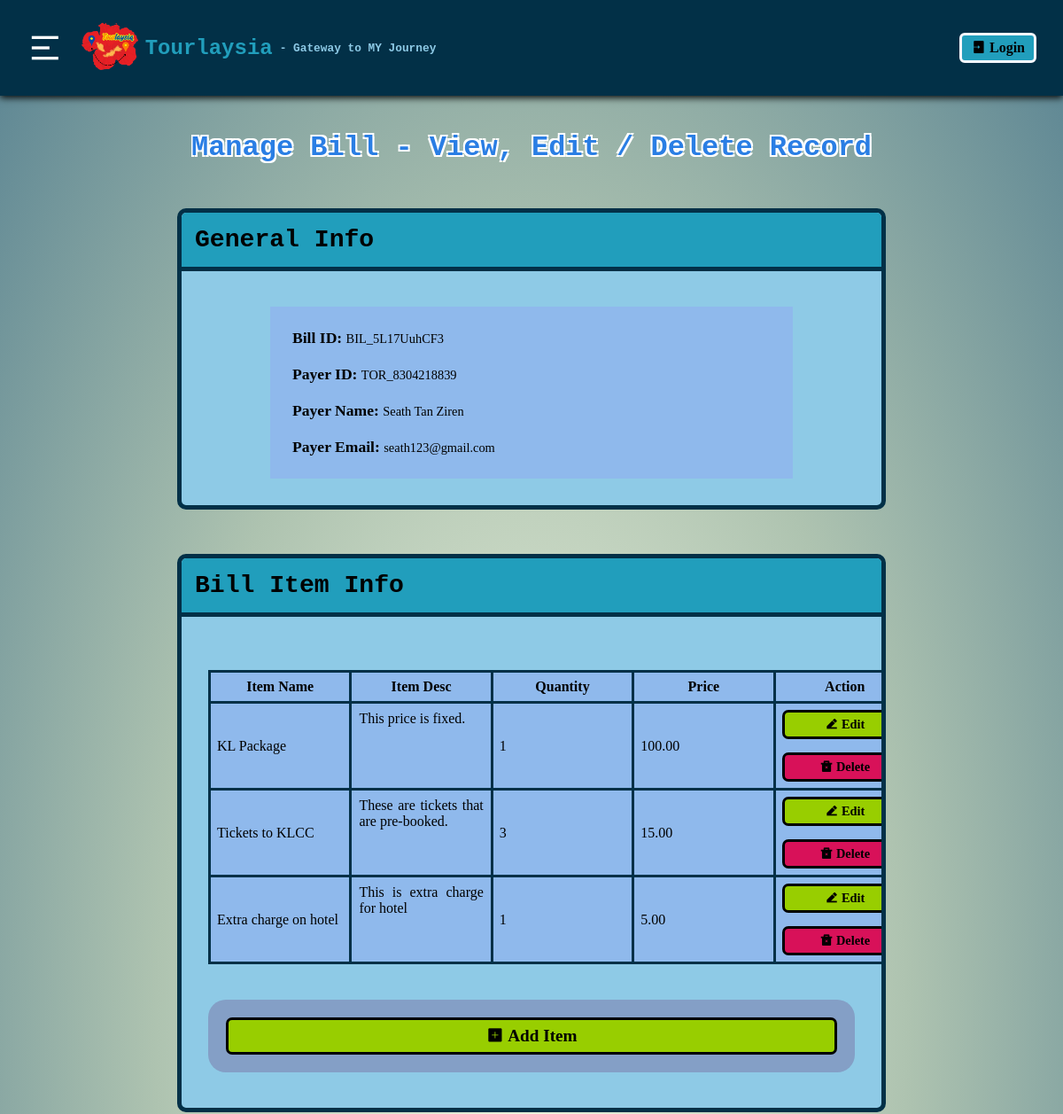
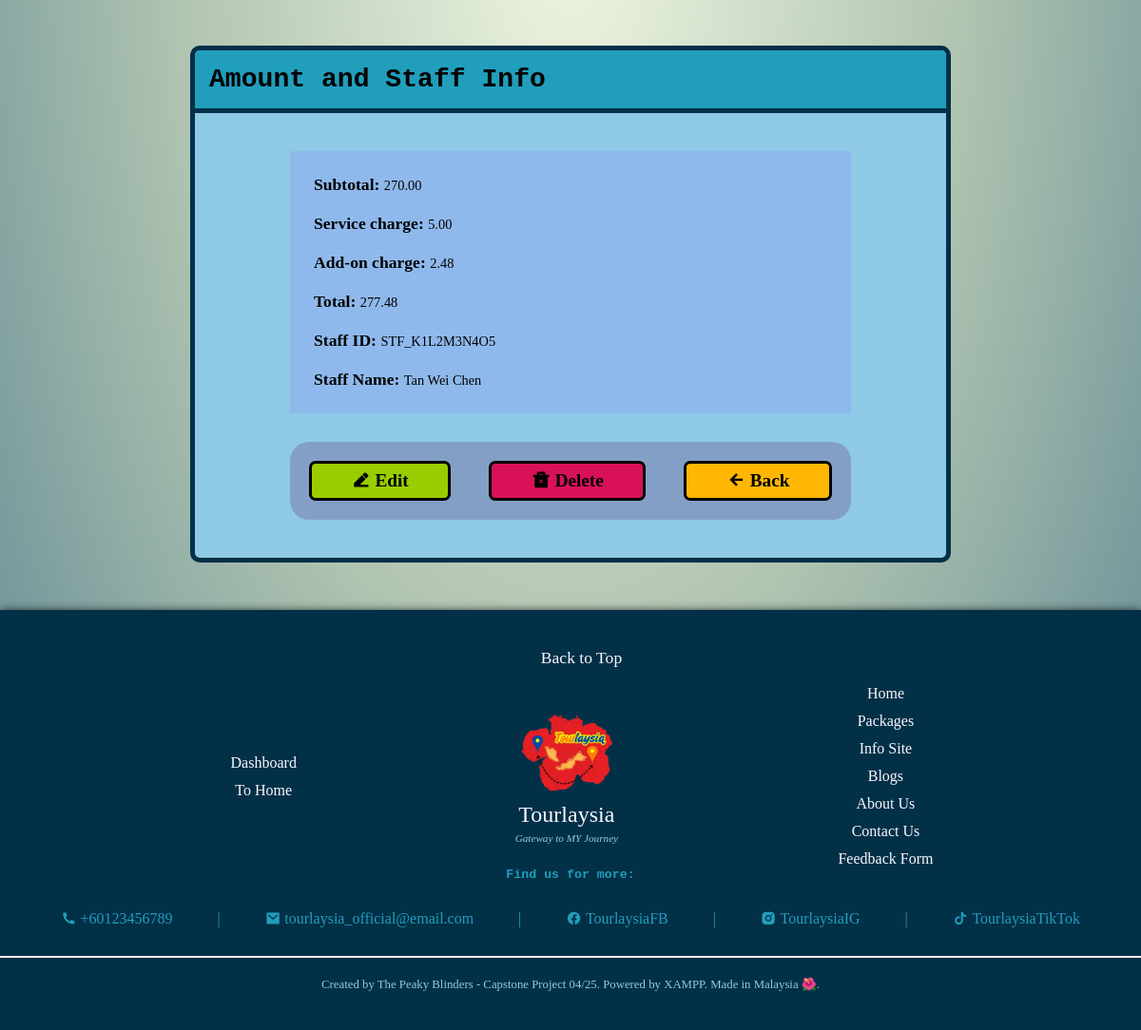
Screenshot of /staff_dashboard/mng_billInfo.php?billID=BIL_5L17UuhCF3 with the database file from the repository (2 pictures, top to bottom).
### tables this page shows
CREATE TABLE `bill_rec_t` (
  `bil_ID` varchar(14) NOT NULL,
  `usr_ID` varchar(14) NOT NULL,
  `usr_name` varchar(50) NOT NULL,
  `usr_email` varchar(50) NOT NULL,
  `sbt_amount` decimal(10,2) NOT NULL,
  `svc_charge` decimal(10,2) NOT NULL,
  `add_charge` decimal(10,2) DEFAULT NULL,
  `tot_amount` decimal(10,2) NOT NULL,
  `stf_ID` varchar(14) NOT NULL,
  `stf_name` varchar(50) NOT NULL
);

CREATE TABLE `bill_item_list_t` (
  `bil_item_ID` varchar(15) NOT NULL,
  `bil_ID` varchar(14) NOT NULL,
  `item_name` varchar(100) NOT NULL,
  `item_desc` varchar(500) DEFAULT NULL,
  `item_qty` int(3) NOT NULL,
  `item_pri` decimal(10,2) NOT NULL
);

### staff_dashboard/mng_billInfo.php (the view, shortened to what this page needs)
<!DOCTYPE html>
<html lang="en">
<head>
    <link rel="stylesheet" href="./staff_styles/staff_styles.css">
    <link rel="stylesheet" href="./staff_styles/mng_recInfo.css">
</head>
<body>
    <?php include 'staff_header.php';?>
    <?php
        include './staff_crud/db_connection.php';
        $billIDRef = $_GET['billID'];
        $queryA = "SELECT * FROM bill_rec_t WHERE bil_ID = '$billIDRef';";
        $resultsA = mysqli_query($connection, $queryA);
        $dataA = mysqli_fetch_assoc($resultsA);
        $usrID = $dataA['usr_ID'];
        $usrName = $dataA['usr_name'];
        $usrEmail = $dataA['usr_email'];
        $subtotalAmount = $dataA['sbt_amount'];
        $serviceCharge = $dataA['svc_charge'];
        $additonalCharge = $dataA['add_charge'];
        $totalAmount = $dataA['tot_amount'];
        $staffID = $dataA['stf_ID'];
        $staffName = $dataA['stf_name'];
    ?>
        <div class="mng-rec-title-div">
            <h2 class="mng-rec-title">Manage Bill - View, Edit / Delete Record</h2>
        </div>
        <main class="mng-rec-main-div">
            <div class="mng-rec-heading-div">
                <h3 class="mng-rec-heading">General Info</h3>
            </div>
            <div class="mng-rec-info-div">
                <div class="info-div">
                    <p><b>Bill ID: </b><?php echo $billIDRef;?></p>
                    <p><b>Payer ID: </b><?php echo $usrID;?></p>
                    <p><b>Payer Name: </b><?php echo $usrName;?></p>
                    <p><b>Payer Email: </b><?php echo $usrEmail;?></p>
                </div>
            </div>
        </main>
        <main class="mng-rec-main-div">
            <div class="mng-rec-heading-div">
                <h3 class="mng-rec-heading">Bill Item Info</h3>
            </div>
            <div class="table-info-div">
                <table class="table-info">
                    <tr class="table-info-row">
                        <th class="table-info-header">Item Name</th>
                        <th class="table-info-header">Item Desc</th>
                        <th class="table-info-header">Quantity</th>
                        <th class="table-info-header">Price</th>
                        <th class="table-info-header">Action</th>
                    </tr>
                    <?php
                        $queryB = "SELECT * FROM bill_item_list_t WHERE bil_ID = '$billIDRef';";
                        $resultsB = mysqli_query($connection, $queryB);
                        while($dataB = mysqli_fetch_assoc($resultsB)) {
                            $billItemIDRef = $dataB['bil_item_ID'];
                    ?>
                            <tr class="table-info-row">
                                <td class="table-info-data"><?php echo $dataB['item_name'];?></td>
                                <td class="table-info-data long-content"><?php echo $dataB['item_desc'];?></td>
                                <td class="table-info-data"><?php echo $dataB['item_qty'];?></td>
                                <td class="table-info-data"><?php echo $dataB['item_pri'];?></td>
                                <td class="table-info-data action-btn">
                                    <button class="editBtn" onclick="document.location='./edit_billItemRec.php?bilItemID=<?php echo $billItemIDRef;?>';" style="margin-bottom:15px;">
                                        <i class="ri-edit-2-fill"></i>
                                        Edit
                                    </button>
                                    <form method="POST" onsubmit="return confirm('Are you sure you want to delete this bill item? Action cannot be undone.');">
                                        <button class="delBtn" type="submit" name="deleteBillItemRec">
                                            <i class="ri-delete-bin-2-fill"></i>
                                            Delete
                                        </button>
                                    </form>
                                </td>
                            </tr>
                    <?php
                        }
                    ?>
                </table>
            </div>
            <div class="mng-rec-btn-div table-rec-btn">
                <button class="editBtn" onclick="document.location='./add_billItemRec.php?billID=<?php echo $billIDRef?>';">
                    <i class="ri-add-box-fill"></i>
                    Add Item
                </button>
            </div>
        </main>
        <main class="mng-rec-main-div">
            <div class="mng-rec-heading-div">
                <h3 class="mng-rec-heading">Amount and Staff Info</h3>
            </div>
            <div class="mng-rec-info-div">
                <div class="info-div">
                    <p><b>Subtotal: </b><?php echo $subtotalAmount;?></p>
                    <p><b>Service charge: </b><?php echo $serviceCharge;?></p>
                    <p><b>Add-on charge: </b><?php echo $additonalCharge;?></p>
                    <p><b>Total: </b><?php echo $totalAmount;?></p>
                    <p><b>Staff ID: </b><?php echo $staffID;?></p>
                    <p><b>Staff Name: </b><?php echo $staffName;?></p>
                </div>
            </div>
            <div class="mng-rec-btn-div">
                <button class="editBtn" onclick="document.location='./edit_billRec.php?billID=<?php echo $billIDRef;?>';">
                    <i class="ri-edit-2-fill"></i>
                    Edit
                </button>
                <button class="delBtn" onclick="document.getElementById('delPopup2').style.display='block'">
                    <i class="ri-delete-bin-2-fill"></i>
                    Delete
                </button>
                <button class="otherBtn" onclick="document.location='manageBillPaymentReceipt.php';">
                    <i class="ri-arrow-left-line"></i>
                    Back
                </button>
            </div>
        </main>
    <?php include 'staff_footer.php';?>
</body>
</html>

### staff_dashboard/staff_styles/staff_styles.css (style rules this page uses)
body { background: radial-gradient(#eff6e0, #aec3b0, #598392); margin: 0; }
h1, h2, h3, h4, h5, h6 { font-family: Rockwell, Courier Bold, Courier, Georgia, Times, Times New Roman, serif; }
p, span, a, ul, ol, button, input, select, textarea, table, tr, th, td { font-family: Lucida Bright, Georgia, serif; }

### staff_dashboard/staff_styles/mng_recInfo.css (style rules this page uses)
* { margin: 0; padding: 0; box-sizing: border-box; overflow-x: hidden; }
html, body { width: 100%; overflow-x: hidden; }
.mng-rec-title-div, .mng-rec-desc-div { display: flex; justify-content: center; align-items: center; }
.mng-rec-title { margin: 0 30px 50px 30px; font-size: 2rem; color: #2a7ee4; text-align: center; text-shadow: -2px -2px 0 #ffffff, 2px -2px 0 #ffffff, -2px 2px 0 #ffffff, 2px 2px 0 #ffffff; }
.mng-rec-main-div { display: flex; flex-direction: column; margin: 0px 200px 50px; background-color: #8ECAE6; border: 5px solid #023047; border-radius: 10px; transition: margin 0.5s ease; }
.mng-rec-heading-div { display: flex; justify-content: flex-start; background-color: #219EBC; padding: 15px; margin-bottom: 30px; font-size: 1.5rem; border-top-left-radius: 5px; border-top-right-radius: 5px; border-bottom: 5px solid #023047; }
.mng-rec-info-div { background-color: #8fb9ec; margin: 10px 100px 30px; padding: 25px; transition: margin 0.5s ease; }
.info-div { display: grid; grid-template-columns: repeat(auto-fit, minmax(280px, 1fr)); grid-gap: 20px; word-wrap: break-word; text-align: justify; text-justify: inter-word; }
.mng-rec-info-div b { font-size: 1.1rem; }
.mng-rec-info-div p { font-size: 0.9rem; }
.table-info-div { padding: 30px 30px 20px 30px; width: 100%; overflow-x: auto; transition: margin 0.5s ease; }
.table-info { border-collapse: collapse; width: 100%; border: 3px solid #023047; table-layout: fixed; min-width: 800px; }
.table-info-row { background-color: #8fb9ec; border: 3px solid #023047; }
.table-info-header, .table-info-data { border: 3px solid #023047; padding: 7px; width: 100%; height: 100%; }
.table-info-data.long-content { text-align: justify; text-justify: inter-word; max-height: 90px; overflow-y: auto; overflow-x: hidden; padding: 8px; display: block; word-wrap: break-word; white-space: pre-wrap; border: none; }
.table-info-data.action-btn button { display: block; width: 100%; padding: 5px; font-size: 0.9rem; cursor: pointer; border: 3px solid black; border-radius: 7px; font-weight: bold; }
.mng-rec-btn-div { display: flex; justify-content: center; align-items: center; gap: 40px; margin: 0px 100px 40px; background-color: #849fc6; border-radius: 20px; padding: 20px; transition: margin 0.5s ease; flex-wrap: wrap; }
.mng-rec-btn-div button { padding: 7px 15px; font-size: 1.2rem; cursor: pointer; border: 3px solid black; border-radius: 7px; font-weight: bold; min-width: 100px; flex: 1 1 auto; }
.mng-rec-btn-div.table-rec-btn { margin: 20px 30px 40px; }
.editBtn { background-color: #98CE00; }
.delBtn { background-color: #D81159; }
.otherBtn { background-color: #FFB703; }

### rows the page displays
bill_rec_t: usr_ID "TOR_8304218839", usr_name "Seath Tan Ziren", usr_email "seath123@gmail.com", sbt_amount "270.00", svc_charge "5.00", add_charge "2.48", tot_amount "277.48", stf_ID "STF_K1L2M3N4O5", stf_name "Tan Wei Chen"
bill_item_list_t: item_name "KL Package", item_desc "This price is fixed.", item_qty "1", item_pri "100.00"
bill_item_list_t: item_name "Tickets to KLCC", item_desc "These are tickets that are pre-booked.", item_qty "3", item_pri "15.00"
bill_item_list_t: item_name "Extra charge on hotel", item_desc "This is extra charge for hotel", item_qty "1", item_pri "5.00"

### other values shown
$billIDRef "BIL_5L17UuhCF3"
